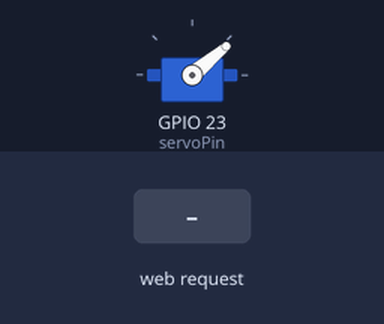
Recording of a sketch running on a simulated ESP32. On the bench: servo. The test bench sets the inputs (shaded band). WiFi joins after 1.5 s; servers stay silent unless stated; what the sketch prints to the serial monitor is not drawn.

Above: at 2.7 s.
2.8 s: HTTP request GET /trigger received
At 3.2 s:
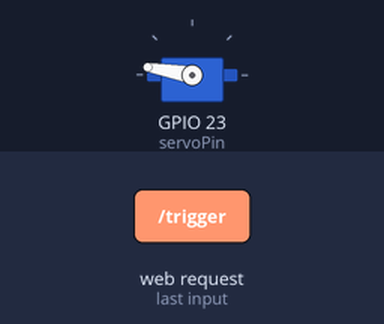
Timing chart, 0 to 5.8 s (numbered marks = the images above; inputs shaded):
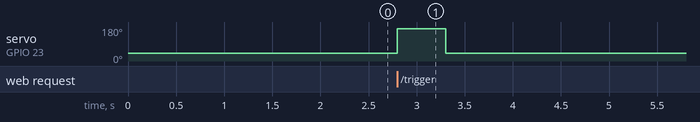

The sketch:

trigger_servo.ino
```cpp
#include <ESP32Servo.h>
#include <WiFi.h>
#include <WebServer.h>

// ── WiFi credentials ──────────────────────────────────────────────
const char* ssid     = "xxx";
const char* password = "xxx";
// ──────────────────────────────────────────────────────────────────

WebServer server(80);

Servo myServo;
const int servoPin   = 23;
const int startAngle = 40;
const int endAngle   = 170;

void fireTrigger() {
  Serial.println("Trigger received! Moving...");
  myServo.write(endAngle);
  delay(500);
  myServo.write(startAngle);
  Serial.println("Action complete. Waiting for trigger...");
}

void setup() {
  Serial.begin(115200);

  // Allocate timers for ESP32 PWM
  ESP32PWM::allocateTimer(0);
  ESP32PWM::allocateTimer(1);
  ESP32PWM::allocateTimer(2);
  ESP32PWM::allocateTimer(3);

  myServo.setPeriodHertz(50);
  myServo.attach(servoPin, 500, 2400);
  myServo.write(startAngle);

  // Connect to WiFi
  Serial.printf("Connecting to %s", ssid);
  WiFi.begin(ssid, password);
  while (WiFi.status() != WL_CONNECTED) {
    delay(500);
    Serial.print(".");
  }
  Serial.println();
  Serial.print("Connected! IP address: ");
  Serial.println(WiFi.localIP());
  Serial.println("Enter this IP in the web settings panel.");

  // HTTP endpoint: GET /trigger
  server.on("/trigger", HTTP_GET, []() {
    fireTrigger();
    server.send(200, "text/plain", "OK");
  });

  server.begin();
  Serial.println("--- Trigger Servo Control (WiFi) ---");
  Serial.println("Listening for GET /trigger");
}

void loop() {
  server.handleClient();

  // Also allow manual trigger via Serial monitor ('1' + Enter)
  if (Serial.available() > 0) {
    char c = Serial.read();
    if (c == '1') fireTrigger();
  }
}
```

Measured:
- after the input at 2.8 s, servo on GPIO 23 (servoPin): 40° → 170° at once, → 40° 0.50 s later
